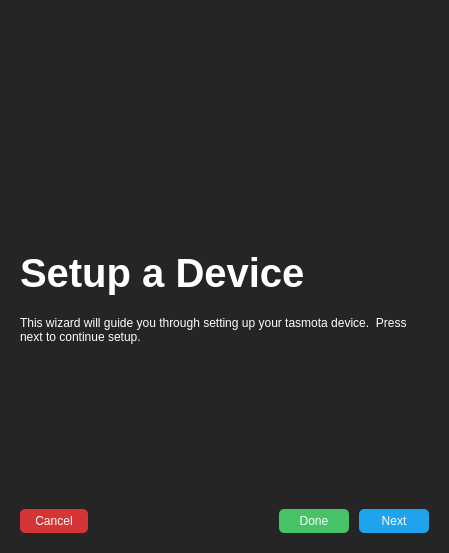
<?xml version="1.0" encoding="UTF-8"?>
<ui version="4.0">
 <class>SetupDeviceDialog</class>
 <widget class="QDialog" name="SetupDeviceDialog">
  <property name="geometry">
   <rect>
    <x>0</x>
    <y>0</y>
    <width>370</width>
    <height>553</height>
   </rect>
  </property>
  <property name="sizePolicy">
   <sizepolicy hsizetype="Fixed" vsizetype="Fixed">
    <horstretch>0</horstretch>
    <verstretch>0</verstretch>
   </sizepolicy>
  </property>
  <property name="windowTitle">
   <string>Setup a new device</string>
  </property>
  <property name="styleSheet">
   <string notr="true">* {
	font: &quot;Helvetica&quot;;
	color: white;
}

QMessageBox {
	background-color: rgb(37, 37, 37);
}

#SetupDeviceDialog {
	background-color: rgb(37, 37, 37);
	font-weight: 600;
	
}

QPushButton {
	border-radius: 5px;
	border: none;
	padding: 5px 15px;
	background-color: #1fa3ec;
}

QPushButton:pressed {
	background-color: #0e70a4;
}

QPushButton:!enabled {
	background-color: rgb(145, 145, 145);
}

QListWidget {
	background-color: rgb(37, 37, 37);
	border: none;
}

QListView::item {
   	padding: 3px;
	border-radius: 5px;
}

QListView::item:selected {
	background-color: #1fa3ec;
}

QLineEdit,  QComboBox {
	background-color: #4f4f4f;
	border: 1px Solid #0C0C0C;
	padding: 3px;
	border-radius: 5px;
}

QComboBox::drop-down {border-width: 0px;} QComboBox::down-arrow {image: url(noimg); border-width: 0px;}

#cancelButton {
	background-color: #d43535;
}

#doneButton {
	background-color: #47c266;
}</string>
  </property>
  <layout class="QVBoxLayout" name="verticalLayout">
   <property name="spacing">
    <number>20</number>
   </property>
   <property name="leftMargin">
    <number>20</number>
   </property>
   <property name="topMargin">
    <number>20</number>
   </property>
   <property name="rightMargin">
    <number>20</number>
   </property>
   <property name="bottomMargin">
    <number>20</number>
   </property>
   <item>
    <widget class="QStackedWidget" name="stackedWidget">
     <property name="currentIndex">
      <number>0</number>
     </property>
     <widget class="QWidget" name="welcomePage">
      <layout class="QVBoxLayout" name="verticalLayout_2">
       <property name="spacing">
        <number>20</number>
       </property>
       <property name="leftMargin">
        <number>0</number>
       </property>
       <property name="topMargin">
        <number>0</number>
       </property>
       <property name="rightMargin">
        <number>0</number>
       </property>
       <property name="bottomMargin">
        <number>0</number>
       </property>
       <item>
        <spacer name="verticalSpacer">
         <property name="orientation">
          <enum>Qt::Vertical</enum>
         </property>
         <property name="sizeHint" stdset="0">
          <size>
           <width>20</width>
           <height>40</height>
          </size>
         </property>
        </spacer>
       </item>
       <item>
        <widget class="QWidget" name="widget" native="true">
         <property name="minimumSize">
          <size>
           <width>0</width>
           <height>64</height>
          </size>
         </property>
         <property name="maximumSize">
          <size>
           <width>64</width>
           <height>16777215</height>
          </size>
         </property>
         <property name="styleSheet">
          <string notr="true">image: url(:/64/assets/64_bulb.svg);</string>
         </property>
        </widget>
       </item>
       <item>
        <widget class="QLabel" name="label">
         <property name="styleSheet">
          <string notr="true">font-size: 30pt;
font-weight: 900;</string>
         </property>
         <property name="text">
          <string>Setup a Device</string>
         </property>
        </widget>
       </item>
       <item>
        <widget class="QLabel" name="label_2">
         <property name="text">
          <string>This wizard will guide you through setting up your tasmota device.  Press next to continue setup.</string>
         </property>
         <property name="wordWrap">
          <bool>true</bool>
         </property>
        </widget>
       </item>
       <item>
        <spacer name="verticalSpacer_2">
         <property name="orientation">
          <enum>Qt::Vertical</enum>
         </property>
         <property name="sizeHint" stdset="0">
          <size>
           <width>20</width>
           <height>40</height>
          </size>
         </property>
        </spacer>
       </item>
      </layout>
     </widget>
     <widget class="QWidget" name="selectDevicePage">
      <layout class="QVBoxLayout" name="verticalLayout_3">
       <property name="spacing">
        <number>20</number>
       </property>
       <property name="leftMargin">
        <number>0</number>
       </property>
       <property name="topMargin">
        <number>0</number>
       </property>
       <property name="rightMargin">
        <number>0</number>
       </property>
       <property name="bottomMargin">
        <number>0</number>
       </property>
       <item>
        <spacer name="verticalSpacer_4">
         <property name="orientation">
          <enum>Qt::Vertical</enum>
         </property>
         <property name="sizeHint" stdset="0">
          <size>
           <width>20</width>
           <height>40</height>
          </size>
         </property>
        </spacer>
       </item>
       <item>
        <widget class="QLabel" name="label_3">
         <property name="styleSheet">
          <string notr="true">font-size: 30pt;
font-weight: 900;</string>
         </property>
         <property name="text">
          <string>Select a device</string>
         </property>
        </widget>
       </item>
       <item>
        <widget class="QLabel" name="label_4">
         <property name="text">
          <string>If your device does not show up,  it may not be connected to a wifi network. </string>
         </property>
         <property name="wordWrap">
          <bool>true</bool>
         </property>
        </widget>
       </item>
       <item>
        <widget class="QListWidget" name="discoveredDeviceList">
         <property name="maximumSize">
          <size>
           <width>16777215</width>
           <height>100</height>
          </size>
         </property>
        </widget>
       </item>
       <item>
        <widget class="QLabel" name="scanStatusLabel">
         <property name="styleSheet">
          <string notr="true">font-size: 11pt;
color: rgb(145, 145, 145);</string>
         </property>
         <property name="text">
          <string>Scanning IP 1 of 254...</string>
         </property>
        </widget>
       </item>
       <item>
        <spacer name="verticalSpacer_3">
         <property name="orientation">
          <enum>Qt::Vertical</enum>
         </property>
         <property name="sizeHint" stdset="0">
          <size>
           <width>20</width>
           <height>71</height>
          </size>
         </property>
        </spacer>
       </item>
      </layout>
     </widget>
     <widget class="QWidget" name="configureDeviceInfo">
      <layout class="QVBoxLayout" name="verticalLayout_9">
       <property name="spacing">
        <number>20</number>
       </property>
       <property name="leftMargin">
        <number>0</number>
       </property>
       <property name="topMargin">
        <number>0</number>
       </property>
       <property name="rightMargin">
        <number>0</number>
       </property>
       <property name="bottomMargin">
        <number>0</number>
       </property>
       <item>
        <spacer name="verticalSpacer_14">
         <property name="orientation">
          <enum>Qt::Vertical</enum>
         </property>
         <property name="sizeHint" stdset="0">
          <size>
           <width>20</width>
           <height>40</height>
          </size>
         </property>
        </spacer>
       </item>
       <item>
        <widget class="QLabel" name="label_12">
         <property name="styleSheet">
          <string notr="true">font-size: 30pt;
font-weight: 900;</string>
         </property>
         <property name="text">
          <string>Configure device info</string>
         </property>
        </widget>
       </item>
       <item>
        <widget class="QLabel" name="label_13">
         <property name="text">
          <string>Enter the name,  friendly name and template of the device.  (Leave blank to use defaults)</string>
         </property>
         <property name="wordWrap">
          <bool>true</bool>
         </property>
        </widget>
       </item>
       <item>
        <widget class="QLineEdit" name="deviceName">
         <property name="text">
          <string/>
         </property>
         <property name="placeholderText">
          <string>Device Name</string>
         </property>
        </widget>
       </item>
       <item>
        <widget class="QLineEdit" name="deviceFriendlyName">
         <property name="placeholderText">
          <string>Friendly Name</string>
         </property>
        </widget>
       </item>
       <item>
        <widget class="QLineEdit" name="deviceTemplate">
         <property name="placeholderText">
          <string>Template</string>
         </property>
        </widget>
       </item>
       <item>
        <spacer name="verticalSpacer_13">
         <property name="orientation">
          <enum>Qt::Vertical</enum>
         </property>
         <property name="sizeHint" stdset="0">
          <size>
           <width>20</width>
           <height>40</height>
          </size>
         </property>
        </spacer>
       </item>
      </layout>
     </widget>
     <widget class="QWidget" name="configureMQTTPage">
      <layout class="QVBoxLayout" name="verticalLayout_4">
       <property name="spacing">
        <number>20</number>
       </property>
       <property name="leftMargin">
        <number>0</number>
       </property>
       <property name="topMargin">
        <number>0</number>
       </property>
       <property name="rightMargin">
        <number>0</number>
       </property>
       <property name="bottomMargin">
        <number>0</number>
       </property>
       <item>
        <spacer name="verticalSpacer_6">
         <property name="orientation">
          <enum>Qt::Vertical</enum>
         </property>
         <property name="sizeHint" stdset="0">
          <size>
           <width>20</width>
           <height>72</height>
          </size>
         </property>
        </spacer>
       </item>
       <item>
        <widget class="QLabel" name="label_5">
         <property name="styleSheet">
          <string notr="true">font-size: 30pt;
font-weight: 900;</string>
         </property>
         <property name="text">
          <string>Configure MQTT</string>
         </property>
        </widget>
       </item>
       <item>
        <widget class="QLabel" name="label_6">
         <property name="text">
          <string>Select a server and configure the topic and full topic values.</string>
         </property>
         <property name="wordWrap">
          <bool>true</bool>
         </property>
        </widget>
       </item>
       <item>
        <layout class="QHBoxLayout" name="horizontalLayout">
         <property name="topMargin">
          <number>0</number>
         </property>
         <item>
          <widget class="QLabel" name="label_14">
           <property name="text">
            <string>MQTT Server:</string>
           </property>
          </widget>
         </item>
         <item>
          <widget class="QComboBox" name="mqttServerBox">
           <property name="sizePolicy">
            <sizepolicy hsizetype="Expanding" vsizetype="Fixed">
             <horstretch>0</horstretch>
             <verstretch>0</verstretch>
            </sizepolicy>
           </property>
          </widget>
         </item>
        </layout>
       </item>
       <item>
        <layout class="QVBoxLayout" name="verticalLayout_5">
         <property name="spacing">
          <number>10</number>
         </property>
         <property name="topMargin">
          <number>0</number>
         </property>
         <property name="bottomMargin">
          <number>0</number>
         </property>
         <item>
          <widget class="QLineEdit" name="topic">
           <property name="placeholderText">
            <string>Topic</string>
           </property>
          </widget>
         </item>
         <item>
          <widget class="QLineEdit" name="fulltopic">
           <property name="placeholderText">
            <string>Full Topic</string>
           </property>
          </widget>
         </item>
        </layout>
       </item>
       <item>
        <spacer name="verticalSpacer_5">
         <property name="orientation">
          <enum>Qt::Vertical</enum>
         </property>
         <property name="sizeHint" stdset="0">
          <size>
           <width>20</width>
           <height>71</height>
          </size>
         </property>
        </spacer>
       </item>
      </layout>
     </widget>
     <widget class="QWidget" name="waitingForDevicePage">
      <layout class="QVBoxLayout" name="verticalLayout_6">
       <property name="spacing">
        <number>20</number>
       </property>
       <property name="leftMargin">
        <number>0</number>
       </property>
       <property name="topMargin">
        <number>0</number>
       </property>
       <property name="rightMargin">
        <number>0</number>
       </property>
       <property name="bottomMargin">
        <number>0</number>
       </property>
       <item>
        <spacer name="verticalSpacer_8">
         <property name="orientation">
          <enum>Qt::Vertical</enum>
         </property>
         <property name="sizeHint" stdset="0">
          <size>
           <width>20</width>
           <height>128</height>
          </size>
         </property>
        </spacer>
       </item>
       <item>
        <widget class="QLabel" name="spinner">
         <property name="minimumSize">
          <size>
           <width>42</width>
           <height>42</height>
          </size>
         </property>
         <property name="maximumSize">
          <size>
           <width>42</width>
           <height>42</height>
          </size>
         </property>
         <property name="text">
          <string/>
         </property>
        </widget>
       </item>
       <item>
        <widget class="QLabel" name="label_7">
         <property name="styleSheet">
          <string notr="true">font-size: 30pt;
font-weight: 900;</string>
         </property>
         <property name="text">
          <string>Waiting for device...</string>
         </property>
         <property name="wordWrap">
          <bool>true</bool>
         </property>
        </widget>
       </item>
       <item>
        <widget class="QLabel" name="statusLabel">
         <property name="text">
          <string>Setting template...</string>
         </property>
         <property name="wordWrap">
          <bool>true</bool>
         </property>
        </widget>
       </item>
       <item>
        <widget class="QLabel" name="timeoutLabel">
         <property name="text">
          <string/>
         </property>
        </widget>
       </item>
       <item>
        <spacer name="verticalSpacer_7">
         <property name="orientation">
          <enum>Qt::Vertical</enum>
         </property>
         <property name="sizeHint" stdset="0">
          <size>
           <width>20</width>
           <height>127</height>
          </size>
         </property>
        </spacer>
       </item>
      </layout>
     </widget>
     <widget class="QWidget" name="completePage">
      <layout class="QVBoxLayout" name="verticalLayout_7">
       <property name="spacing">
        <number>20</number>
       </property>
       <property name="leftMargin">
        <number>0</number>
       </property>
       <property name="topMargin">
        <number>0</number>
       </property>
       <property name="rightMargin">
        <number>0</number>
       </property>
       <property name="bottomMargin">
        <number>0</number>
       </property>
       <item>
        <spacer name="verticalSpacer_10">
         <property name="orientation">
          <enum>Qt::Vertical</enum>
         </property>
         <property name="sizeHint" stdset="0">
          <size>
           <width>20</width>
           <height>102</height>
          </size>
         </property>
        </spacer>
       </item>
       <item>
        <widget class="QWidget" name="successImage" native="true">
         <property name="minimumSize">
          <size>
           <width>0</width>
           <height>64</height>
          </size>
         </property>
         <property name="maximumSize">
          <size>
           <width>64</width>
           <height>16777215</height>
          </size>
         </property>
         <property name="styleSheet">
          <string notr="true">image: url(:/64/assets/64_bulb_tick.svg);</string>
         </property>
        </widget>
       </item>
       <item>
        <widget class="QLabel" name="label_8">
         <property name="styleSheet">
          <string notr="true">font-size: 30pt;
font-weight: 900;</string>
         </property>
         <property name="text">
          <string>Device setup complete!</string>
         </property>
         <property name="wordWrap">
          <bool>true</bool>
         </property>
        </widget>
       </item>
       <item>
        <widget class="QLabel" name="label_9">
         <property name="text">
          <string>You're device has been identified and MQTT has been connected. You should see it appear in the device list.</string>
         </property>
         <property name="wordWrap">
          <bool>true</bool>
         </property>
        </widget>
       </item>
       <item>
        <spacer name="verticalSpacer_9">
         <property name="orientation">
          <enum>Qt::Vertical</enum>
         </property>
         <property name="sizeHint" stdset="0">
          <size>
           <width>20</width>
           <height>101</height>
          </size>
         </property>
        </spacer>
       </item>
      </layout>
     </widget>
     <widget class="QWidget" name="page">
      <layout class="QVBoxLayout" name="verticalLayout_8">
       <property name="spacing">
        <number>20</number>
       </property>
       <property name="leftMargin">
        <number>0</number>
       </property>
       <property name="topMargin">
        <number>0</number>
       </property>
       <property name="rightMargin">
        <number>0</number>
       </property>
       <property name="bottomMargin">
        <number>0</number>
       </property>
       <item>
        <spacer name="verticalSpacer_11">
         <property name="orientation">
          <enum>Qt::Vertical</enum>
         </property>
         <property name="sizeHint" stdset="0">
          <size>
           <width>20</width>
           <height>102</height>
          </size>
         </property>
        </spacer>
       </item>
       <item>
        <widget class="QWidget" name="failedImage" native="true">
         <property name="minimumSize">
          <size>
           <width>0</width>
           <height>64</height>
          </size>
         </property>
         <property name="maximumSize">
          <size>
           <width>64</width>
           <height>16777215</height>
          </size>
         </property>
         <property name="styleSheet">
          <string notr="true">image: url(:/64/assets/64_bulb_cross.svg);</string>
         </property>
        </widget>
       </item>
       <item>
        <widget class="QLabel" name="label_11">
         <property name="styleSheet">
          <string notr="true">font-size: 30pt;
font-weight: 900;</string>
         </property>
         <property name="text">
          <string>Device setup failed</string>
         </property>
        </widget>
       </item>
       <item>
        <widget class="QLabel" name="label_10">
         <property name="text">
          <string>It seems the device didn't connect to the MQTT server in time.  Please try again.</string>
         </property>
         <property name="wordWrap">
          <bool>true</bool>
         </property>
        </widget>
       </item>
       <item>
        <spacer name="verticalSpacer_12">
         <property name="orientation">
          <enum>Qt::Vertical</enum>
         </property>
         <property name="sizeHint" stdset="0">
          <size>
           <width>20</width>
           <height>101</height>
          </size>
         </property>
        </spacer>
       </item>
      </layout>
     </widget>
    </widget>
   </item>
   <item>
    <layout class="QHBoxLayout" name="buttonLayout">
     <property name="spacing">
      <number>10</number>
     </property>
     <item>
      <widget class="QPushButton" name="cancelButton">
       <property name="text">
        <string>Cancel</string>
       </property>
      </widget>
     </item>
     <item>
      <spacer name="horizontalSpacer">
       <property name="orientation">
        <enum>Qt::Horizontal</enum>
       </property>
       <property name="sizeHint" stdset="0">
        <size>
         <width>40</width>
         <height>20</height>
        </size>
       </property>
      </spacer>
     </item>
     <item>
      <widget class="QPushButton" name="doneButton">
       <property name="minimumSize">
        <size>
         <width>70</width>
         <height>0</height>
        </size>
       </property>
       <property name="text">
        <string>Done</string>
       </property>
      </widget>
     </item>
     <item>
      <widget class="QPushButton" name="nextButton">
       <property name="minimumSize">
        <size>
         <width>70</width>
         <height>0</height>
        </size>
       </property>
       <property name="text">
        <string>Next</string>
       </property>
      </widget>
     </item>
    </layout>
   </item>
  </layout>
 </widget>
 <resources/>
 <connections/>
</ui>
